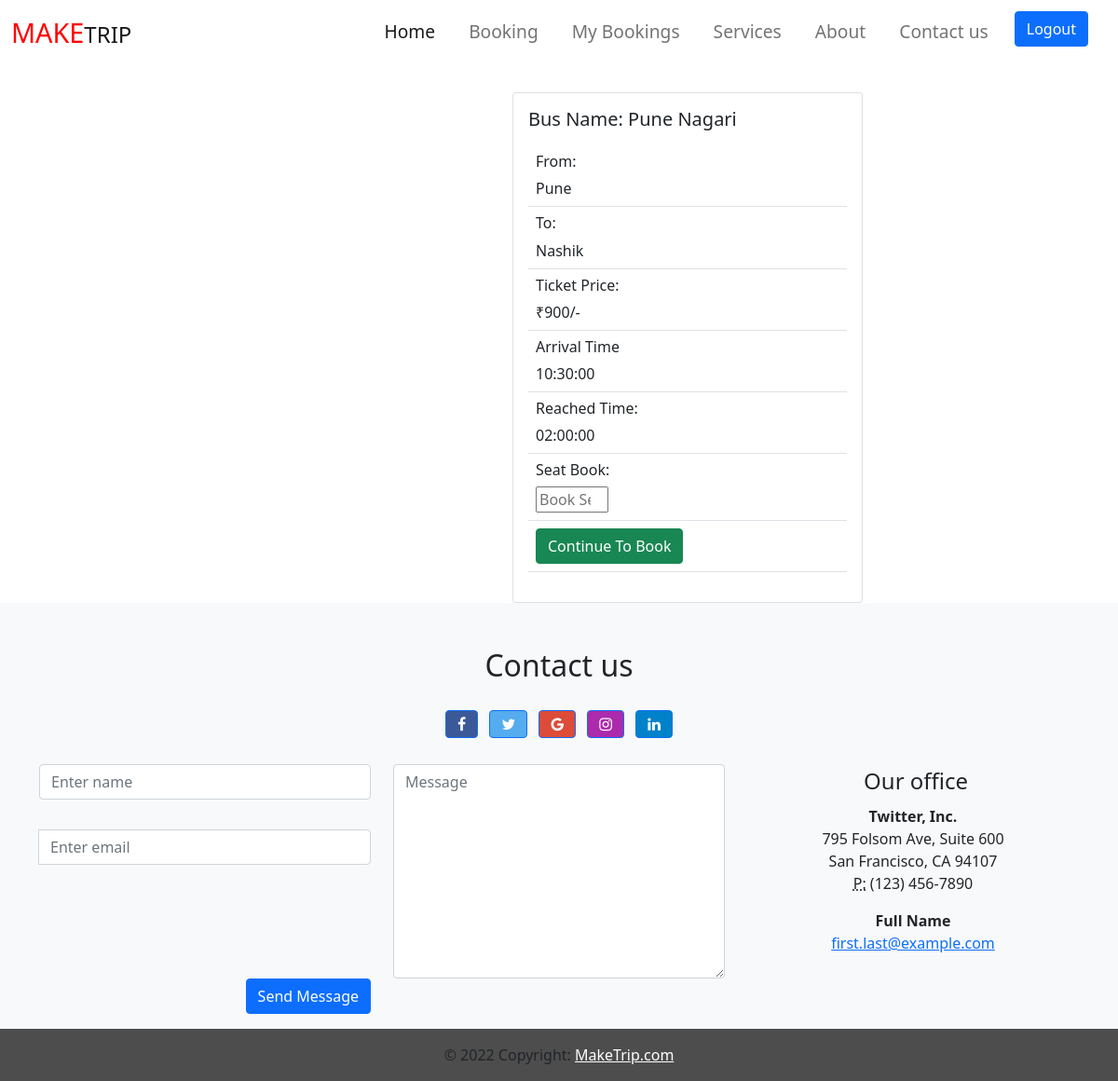
/viewdetails.php?id=1902, run on the app's committed database.
### tables this page shows
CREATE TABLE `addbus` (
  `bus_no` int(10) NOT NULL,
  `bus_name` varchar(20) NOT NULL,
  `bus_from` varchar(20) NOT NULL,
  `bus_to` varchar(20) NOT NULL,
  `total_seats` int(60) NOT NULL,
  `bus_price` varchar(10) NOT NULL,
  `bus_date` date NOT NULL,
  `arrival_time` time NOT NULL,
  `reach_time` time NOT NULL
);

### viewdetails.php (the view, shortened to what this page needs)
<html>
<head>
	<?php require 'head.php';?>
	<?php require 'main-header.php';?>
</head>
<body>
<div class="row" style="width:100%">
<?php
$q=mysqli_query($con,"select * from addbus where bus_no=".$_GET['id']);
while ($r=mysqli_fetch_array($q)) {
	?>
	<div class="col-md-6" style="width: 400px;margin-top: 30px; margin-left: 550px;">
	<div class="card">
  <div class="card-body">
    <h5 class="card-title">Bus Name: <?php
	echo $r["bus_name"];?></h5>
    <p class="card-text">
    	<form method="post">
    	<table class="table">
    		<tR>
    			<td>
    				<h6>From:</h6>
    				<?php echo $r['bus_from'];?>
    			</td>
    		</tR>
    		<tR>
    			<td>
    				<h6>To:</h6>
    				<?php echo $r['bus_to'];?>
    			</td>
    		</tR>
    			<td>
    				<h6>Ticket Price:</h6>
    				₹<?php echo $r['bus_price'];?>/-
    			</td>
    		<tR>
    			<td>
    				<h6>Arrival Time</h6>
    				<?php echo $r['arrival_time'];?>
    			</td>
    		</tR>
    		<tR>
    			<td>
    				<h6>Reached Time:</h6>
    				<?php echo $r['reach_time'];?>
    			</td>
    		</tR>
    		<Tr>
    			<td>
    				<h6>Seat Book:</h6>
    				<input type="number" name="bookedseats" placeholder="Book Seats" min="1" max="6" required>
    			</td>
    		</Tr>
    		<tr>
    			<Td>
    				<a href="myorder.php"><input type="submit" name="btnaddcart" value="Continue To Book" class="btn btn-success"></a>
    			</Td>
    		</tr>
    	</table>
    </form>
    </p>
  </div>
</div>
</div>
<?php
}
?>
</div>
</body>
<?php require 'footer.php';?>
</html>

### data on the page
addbus: bus_name "Pune Nagari", bus_from "Pune", bus_to "Nashik", bus_price "900", arrival_time "10:30:00", reach_time "02:00:00"
